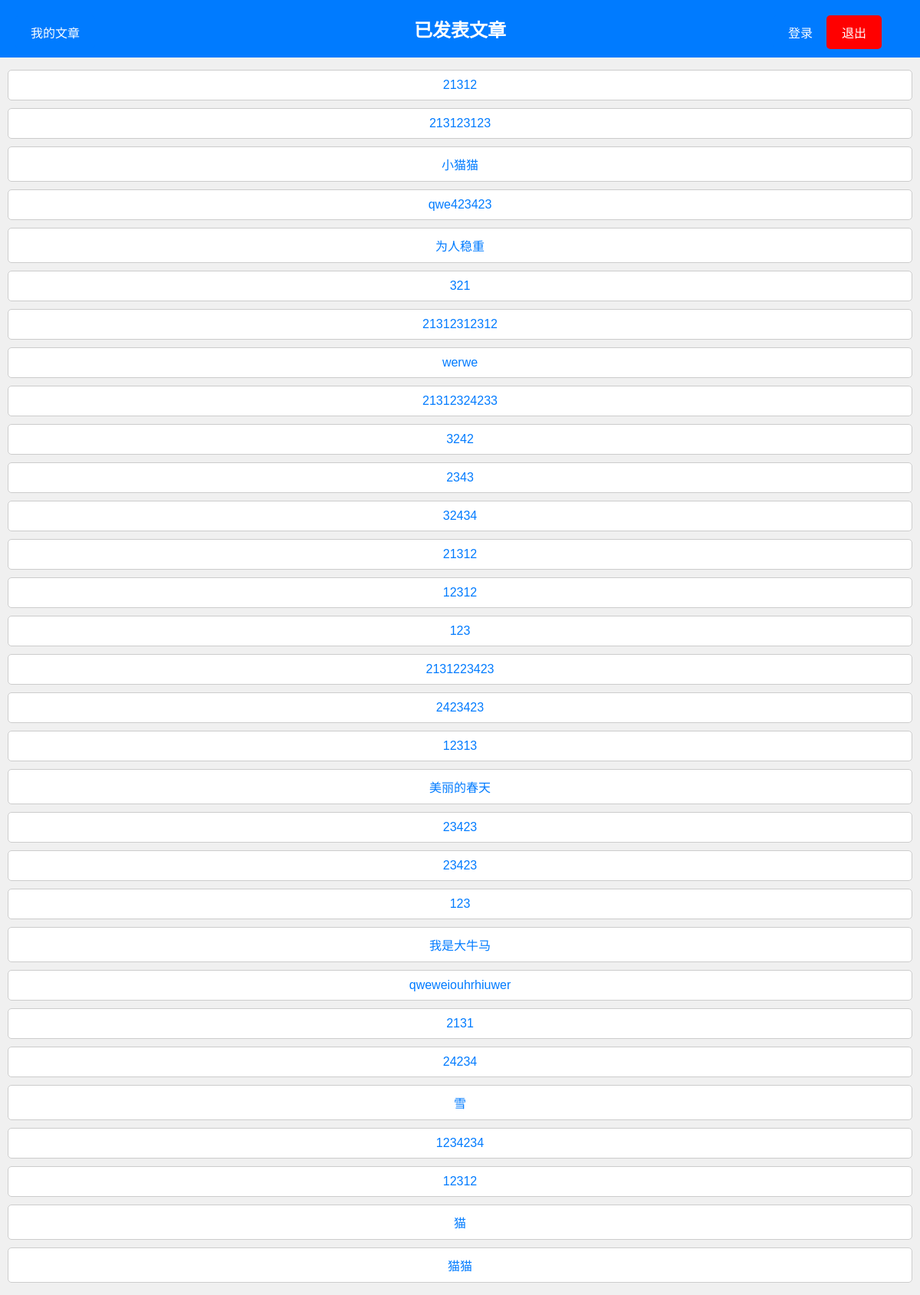
The app's page /published_articles/ with its own data.
### user/models.py (models this page shows, shortened)
class Article(models.Model):
    user = models.ForeignKey(User, on_delete=models.CASCADE)  # 与用户关联
    title = models.CharField(max_length=255)
    content = models.TextField()
    created_at = models.DateTimeField(auto_now_add=True)
    published = True

### user/views.py (the view)
# urls.py: path('published_articles/', view_published_articles, name='view_published_articles'),
def view_published_articles(request):
    articles = Article.objects.all()  # 获取已发布的文章
    return render(request, 'published_articles.html', {'articles': articles})

### templates/published_articles.html (shortened to what this page needs)
<!DOCTYPE html>
<html>
<head>
</head>
<body>
    <a href="/login/" class="login-button">登录</a>
    <a href="{% url 'logout' %}" class="logout-button">退出</a>
    <a href="/user_articles/" class="my-button">我的文章</a>
    <h2>已发表文章</h2>
    <ul>
        {% for article in articles %}
            <li>
                <a href="{% url 'view_article' article.id %}">{{ article.title }}</a>
            </li>
        {% endfor %}
    </ul>
</body>
</html>

### templates/published_articles.html (style rules this page uses)
body { font-family: Arial, sans-serif; background-color: #f0f0f0; text-align: center; margin: 0; padding: 0; }
h2 { background-color: #007BFF; color: #fff; padding: 20px; margin: 0; }
ul { list-style-type: none; padding: 0; }
li { margin: 10px; background-color: #fff; border: 1px solid #ccc; border-radius: 5px; padding: 10px; }
a { text-decoration: none; color: #007BFF; }
.login-button { position: absolute; top: 20px; right: 120px; background-color: #007BFF; color: #fff; padding: 10px 20px; border: none; border-radius: 5px; text-decoration: none; }
.my-button { position: absolute; top: 20px; left: 20px; background-color: #007BFF; color: #fff; padding: 10px 20px; border: none; border-radius: 5px; text-decoration: none; }
.logout-button { position: absolute; top: 20px; right: 50px; background-color: #ff0000; color: #fff; padding: 10px 20px; border: none; border-radius: 5px; text-decoration: none;/ }

### records on screen
Article: title "21312"
Article: title "213123123"
Article: title "小猫猫"
Article: title "qwe423423"
Article: title "为人稳重"
Article: title "321"
Article: title "21312312312"
Article: title "werwe"
Article: title "21312324233"
Article: title "3242"
Article: title "2343"
Article: title "32434"
Article: title "21312"
Article: title "12312"
Article: title "123"
Article: title "2131223423"
Article: title "2423423"
Article: title "12313"
Article: title "美丽的春天"
Article: title "23423"
Article: title "23423"
Article: title "123"
Article: title "我是大牛马"
Article: title "qweweiouhrhiuwer"
Article: title "2131"
Article: title "24234"
Article: title "雪"
Article: title "1234234"
Article: title "12312"
Article: title "猫"
Article: title "猫猫"
